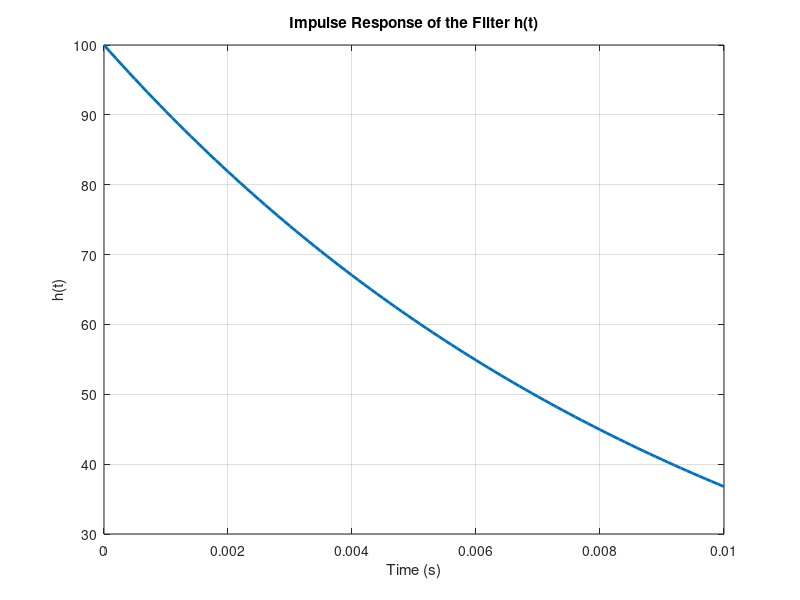

Write MATLAB code to recreate this figure.
% Time vector for plotting the impulse response
t = 0:0.0001:0.01; % Time vector from 0 to 0.01 seconds with 0.1ms resolution

% Given circuit parameters
R = 1e3; % Resistor value in Ohms
C = 10e-6; % Capacitor value in Farads
fc = 16; % Cutoff frequency in Hz

% Calculate the impulse response of the system using the formula for an RC circuit
h_t = (1/(R*C)) * exp(-t/(R*C)); % Impulse response equation

% Plot the impulse response
figure;
plot(t, h_t, 'LineWidth', 2);
xlabel('Time (s)');
ylabel('h(t)');
title('Impulse Response of the Filter h(t)');
grid on;
